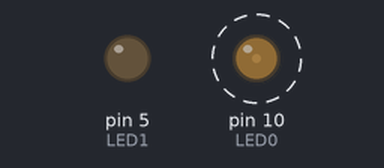
A sketch run on a simulated Arduino Uno, built with avr-gcc and run on an emulated ATmega328P. On the bench: output pins drawn as LEDs (lit = HIGH). Dashed ring = blinking.

Above: at 0.05 s.
Timing chart, 0 to 3.0 s (numbered marks = the images above):
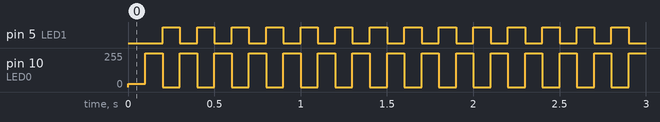

The sketch:

11_Timer1_LED.ino
```cpp
#include "TimerOne.h"
const int LED0 = 10;
const int LED1 = 5;
int flag = 0;
int flag1 = 0;

void timerIsr(void) {
  if (flag == 0) {
    digitalWrite(LED0, HIGH);
    flag = 1;
  } else {
    digitalWrite(LED0, LOW);
    flag = 0;
  }
  if (flag == 0) {
    digitalWrite(LED1, HIGH);
    flag1 = 1;
  } else {
    digitalWrite(LED1, LOW);
    flag1 = 0;
  }
}
void setup() {
  Timer1.initialize(1000000 / 10);
  pinMode(LED1, OUTPUT);
  pinMode(LED0, OUTPUT);
  Timer1.pwm(LED0, 100);
  Timer1.attachInterrupt(timerIsr);  //정해진 주기의 시간에 timerIsr이라는 함수 호출
}

void loop() {
}
```

Measured:
- by itself, pin 5 (LED1): alternates HIGH for 0.10 s and LOW for 0.10 s
- by itself, pin 10 (LED0): alternates 255/255 for 0.10 s and 0/255 for 0.10 s
